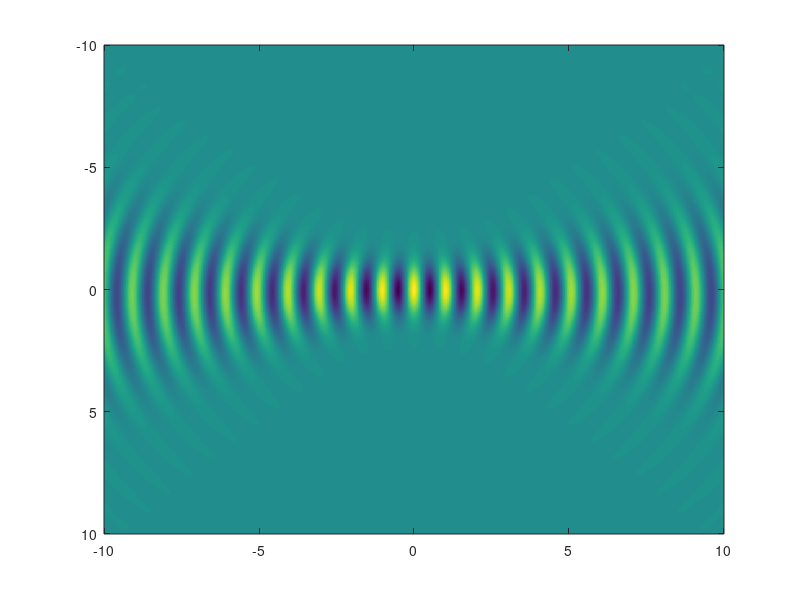

Write MATLAB code to recreate this figure. (Note: this script raises an error after producing the figure.)
clear;
clc;

% Parameter settings
width_gaussian_wave = 1;
amplitude = 1;
wave_number = 2*pi;
z_axis = linspace(-10, 10, 1000);
sampling_num = 50; % sampling frequency
x_axis = linspace(-10, 10, sampling_num*20); % sampling range
electricfield_space = [];
angular_freq = 2*pi;
delt_t = 0.01;

% Initial Gaussian wave
eletric_field = amplitude*exp(-x_axis.^2 / width_gaussian_wave^2);

% Fourier transform
electricfield_wavenumber = fftshift(fft(eletric_field));

% Frequency grid
wave_number_x = 2*pi.*linspace(-sampling_num/2, sampling_num/2, sampling_num*20);

for distance = z_axis
    % Propagation in Fourier space
    transfer_fun = exp(1i * abs(distance) *wave_number* sqrt(1 - (wave_number_x / wave_number).^2)); % Angular spectrum transfer function
    electricfield_wavenumber_d = electricfield_wavenumber .* transfer_fun;

    % Inverse Fourier transform
    electricfield_d = ifft(ifftshift(electricfield_wavenumber_d));
    electricfield_space = vertcat(electricfield_space, electricfield_d);
end

electricfield_space = transpose(electricfield_space);

% Spatial grid (x, y)
[z_axis, x_axis] = meshgrid(z_axis, x_axis);

% 创建一个图形窗口
figure;

% 定义GIF文件名
filename = 'gaussian_wave.gif';

% 生成动画帧
for t = 0:delt_t:1
    % 绘制图形
    electricfield_space = electricfield_space*exp(1i*angular_freq*t);
    electricfield_space = real(electricfield_space);
    imagesc(z_axis(1,:), x_axis(:,1), electricfield_space);
    drawnow;
    
    % 捕获当前帧
    frame = getframe(gcf);
    im = frame2im(frame);
    [imind, cm] = rgb2ind(im, 256);
    
    % 写入GIF文件
    if t == 0
        imwrite(imind, cm, filename, 'gif', 'Loopcount', inf, 'DelayTime', delt_t);
    else
        imwrite(imind, cm, filename, 'gif', 'WriteMode', 'append', 'DelayTime', delt_t);
    end
end
